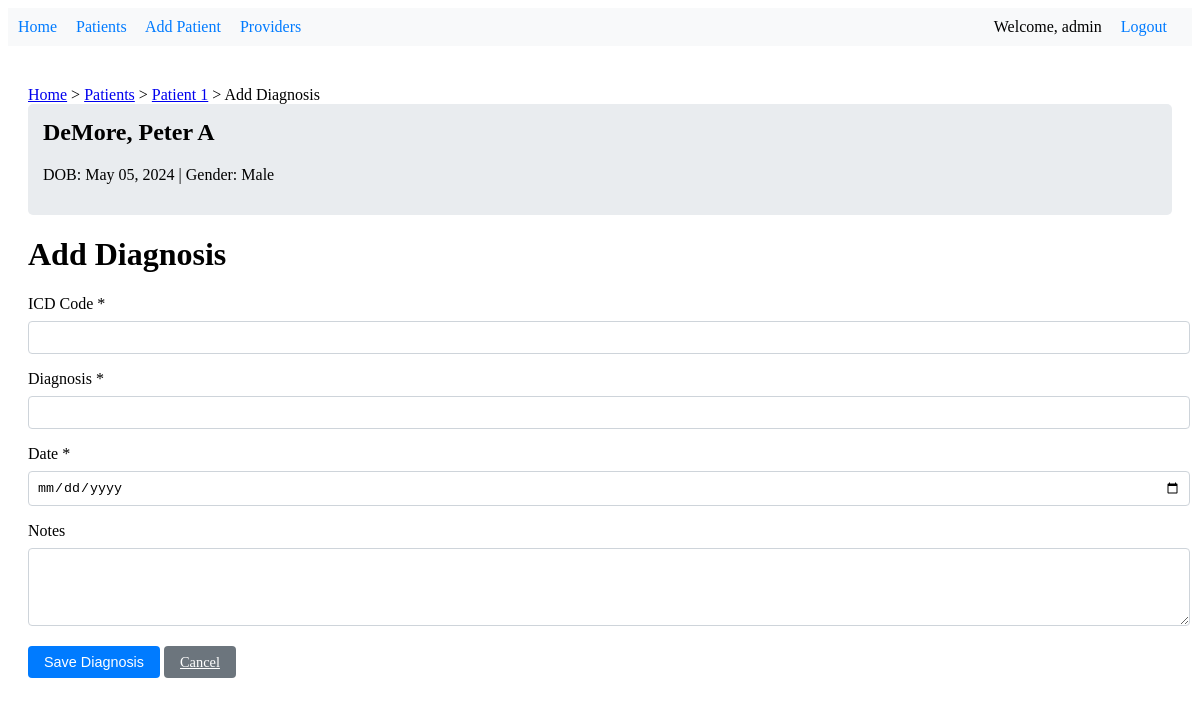
/patient/1/diagnosis/add/ (signed in), run on the app's committed database.
### patient_records/models.py (models this page shows, shortened)
class Patient(models.Model):
    GENDER_CHOICES = [
        ('M', 'Male'),
        ('F', 'Female'),
        ('O', 'Other'),
    ]
    id = models.AutoField(primary_key=True)
    date = models.DateField()
    allergies = models.TextField(blank=True, null=True)
    code_status = models.CharField(max_length=50, blank=True, null=True)
    poa_name = models.CharField(max_length=100)
    relationship = models.CharField(max_length=50, blank=True, null=True)
    poa_contact = models.CharField(max_length=100)
    veteran = models.BooleanField(default=False)
    veteran_spouse = models.BooleanField(default=False)
    marital_status = models.CharField(max_length=50, blank=True, null=True)
    street_address = models.CharField(max_length=255, blank=True, null=True)
    city = models.CharField(max_length=100, blank=True, null=True)
    state = models.CharField(max_length=100, blank=True, null=True)
    zip = models.CharField(max_length=20, blank=True, null=True)
    patient_phone = models.CharField(max_length=20, blank=True, null=True)
    patient_email = models.EmailField(blank=True, null=True)
    last_updated = models.DateTimeField(auto_now=True)
    modified_by = models.ForeignKey(User, on_delete=models.SET_NULL, null=True, blank=True)
    patient_number = models.CharField(max_length=10, unique=True, editable=False, null=True, blank=True)
    first_name = models.CharField(max_length=50, null=True, blank=True)
    middle_name = models.CharField(max_length=50, blank=True, null=True)
    last_name = models.CharField(max_length=50, null=True, blank=True)
    date_of_birth = models.DateField(null=True, blank=True)
    gender = models.CharField(max_length=1, choices=GENDER_CHOICES, null=True, blank=True)
    ssn = models.CharField(max_length=11, verbose_name="SSN", null=True, blank=True)
    height_cm = models.DecimalField(max_digits=5, decimal_places=2, verbose_name="Height (cm)", null=True, blank=True)
    height_inches = models.DecimalField(max_digits=5, decimal_places=2, verbose_name="Height (inches)", null=True, blank=True)
    def get_gender_display(self):
        return dict(self.GENDER_CHOICES).get(self.gender, 'None')

### patient_records/views.py (the view)
# urls.py: path('patient/<str:patient_id>/diagnosis/add/', views.add_diagnosis, name='add_diagnosis'),
@login_required
def add_diagnosis(request, patient_id):
    patient = get_object_or_404(Patient, id=patient_id)
    breadcrumbs = [
        {'label': 'Patients', 'url': reverse('patient_list')},
        {'label': f'Patient {patient.id}', 'url': reverse('patient_detail', args=[patient.id])},
        {'label': 'Add Diagnosis', 'url': None}
    ]
    if request.method == 'POST':
        form = DiagnosisForm(request.POST)
        if form.is_valid():
            diagnosis = form.save(commit=False)
            diagnosis.patient = patient
            diagnosis.save()
            messages.success(request, 'Diagnosis added successfully!')
            return redirect('patient_detail', patient_id=patient_id)
    else:
        form = DiagnosisForm(initial={'patient': patient})
    context = {
        'form': form,
        'patient': patient,
        'breadcrumbs': breadcrumbs,
        'form_title': 'Add Diagnosis',
        'submit_label': 'Save Diagnosis',
        'cancel_url': reverse('patient_detail', args=[patient.id]),
        'confirmation_message': 'Are you sure you want to save this diagnosis?'
    }
    return render(request, 'patient_records/add_diagnosis.html', context)

### patient_records/forms.py (shortened to what this page needs)
class DiagnosisForm(forms.ModelForm):
    class Meta:
        model = Diagnosis
        fields = ['icd_code', 'diagnosis', 'date', 'notes']
        widgets = {
            'icd_code': ICDCodeWidget(attrs={
                'placeholder': 'Enter ICD code',
                'data-diagnosis-field': 'diagnosis'
            }),
        }

### patient_records/templatetags/patient_tags.py (called while the page is built)
@register.filter
def full_name(patient):
    if patient.middle_name:
        return f"{patient.last_name}, {patient.first_name} {patient.middle_name}"
    return f"{patient.last_name}, {patient.first_name}"

### patient_records/templates/patient_records/add_diagnosis.html (shortened to what this page needs)
{% extends 'patient_records/base_form.html' %}
{% load static %}
{% block extra_css %}
    <link rel="stylesheet" href="{% static 'css/autocomplete.css' %}">
{% endblock %}
{% block form_content %}
    <div class="form-group">
        <label for="icd_code">ICD Code *</label>
        <div class="icd-code-wrapper">
            <input type="text"
                   id="icd_code"
                   name="icd_code"
                   required>
        </div>
    </div>
    <div class="form-group">
        <label for="diagnosis">Diagnosis *</label>
        <input type="text" id="diagnosis" name="diagnosis" required>
    </div>
    <div class="form-group">
        <label for="date">Date *</label>
        <input type="date" id="date" name="date" required>
    </div>
    <div class="form-group">
        <label for="notes">Notes</label>
        <textarea id="notes" name="notes" rows="4"></textarea>
    </div>
{% endblock %}

### patient_records/templates/components/_navigation.html
{% if user.is_authenticated %}
    <nav>
        <a href="{% url 'home' %}">Home</a>
        <a href="{% url 'patient_list' %}">Patients</a>
        <a href="{% url 'add_patient' %}">Add Patient</a>
        <a href="{% url 'provider_list' %}">Providers</a>
        <div class="user-nav">
            <span>Welcome, {{ user.username }}</span>
            <a href="{% url 'logout' %}">Logout</a>
        </div>
    </nav>
{% endif %}

### patient_records/templates/components/_patient_header.html (shortened to what this page needs)
{% load patient_tags %}
<div class="patient-header">
    <h2>{{ patient|full_name }}</h2>
    <p>
        DOB: {{ patient.date_of_birth|date:"M d, Y" }} |
        Gender: {{ patient.get_gender_display }}
    </p>
</div>

### patient_records/static/css/autocomplete.css (style rules this page uses)
.icd-code-wrapper { position: relative; }

### patient_records/templates/patient_records/base.html (style rules this page uses)
nav { background-color: #f8f9fa; padding: 10px; margin-bottom: 20px; }
nav a { margin-right: 15px; text-decoration: none; color: #007bff; }
.user-nav { float: right; }
.user-nav span { margin-right: 15px; }
.patient-header { background-color: #e9ecef; padding: 15px; margin-bottom: 20px; border-radius: 5px; }
.patient-header h2 { margin-top: 0; }

### patient_records/templates/patient_records/add_diagnosis.html (style rules this page uses)
.form-group { margin-bottom: 1rem; }
.form-group label { display: block; margin-bottom: 0.5rem; font-weight: 500; }
.form-group input, .form-group textarea { width: 100%; padding: 0.5rem; border: 1px solid #ced4da; border-radius: 4px; }
.icd-code-wrapper { position: relative; }

### data on the page
Patient: middle_name+last_name+first_name "DeMore, Peter A", date_of_birth "May 05, 2024", gender "Male"

### other printed values
{{ user.username }} "admin"
{{ breadcrumb.label }} "Patients" "Patient 1"
{{ breadcrumb.label }} "Add Diagnosis"
{{ submit_label|default:"Save" }} "Save Diagnosis"
